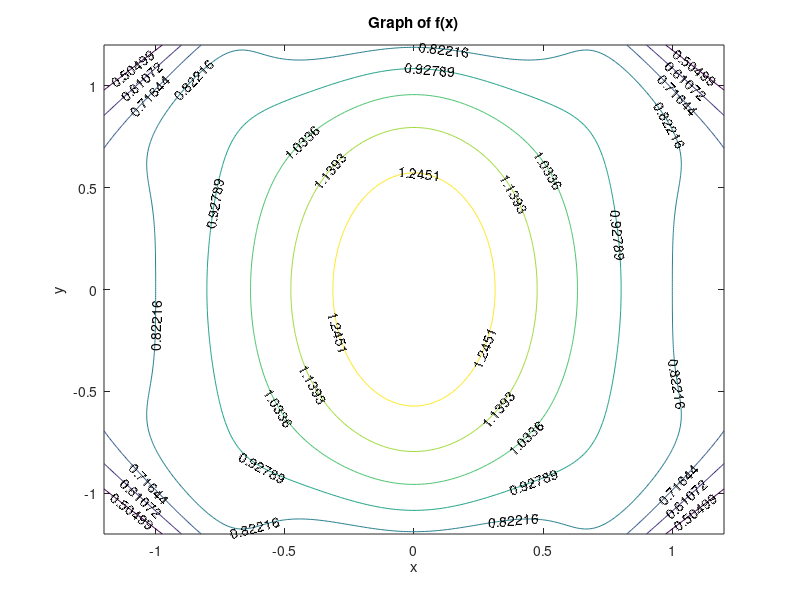

Write the MATLAB code that produced this figure.
[x,y] = meshgrid(-1.2:0.01:1.2, -1.2:0.01:1.2);

a = 4 .* x.^2 + 2;
b = cos(3.* x.^2 .* y.^2 + x.^2);
c = -(5 - x.^2 ./ 2 - 2.*y.^2 );

z = (-b + sqrt(b.^2 - 4.*a.*c)) ./ (2.*a);

[c h] = contour(x,y,z, 8)
clabel(c,h)
xlabel("x")
ylabel("y")
title("Graph of f(x)")